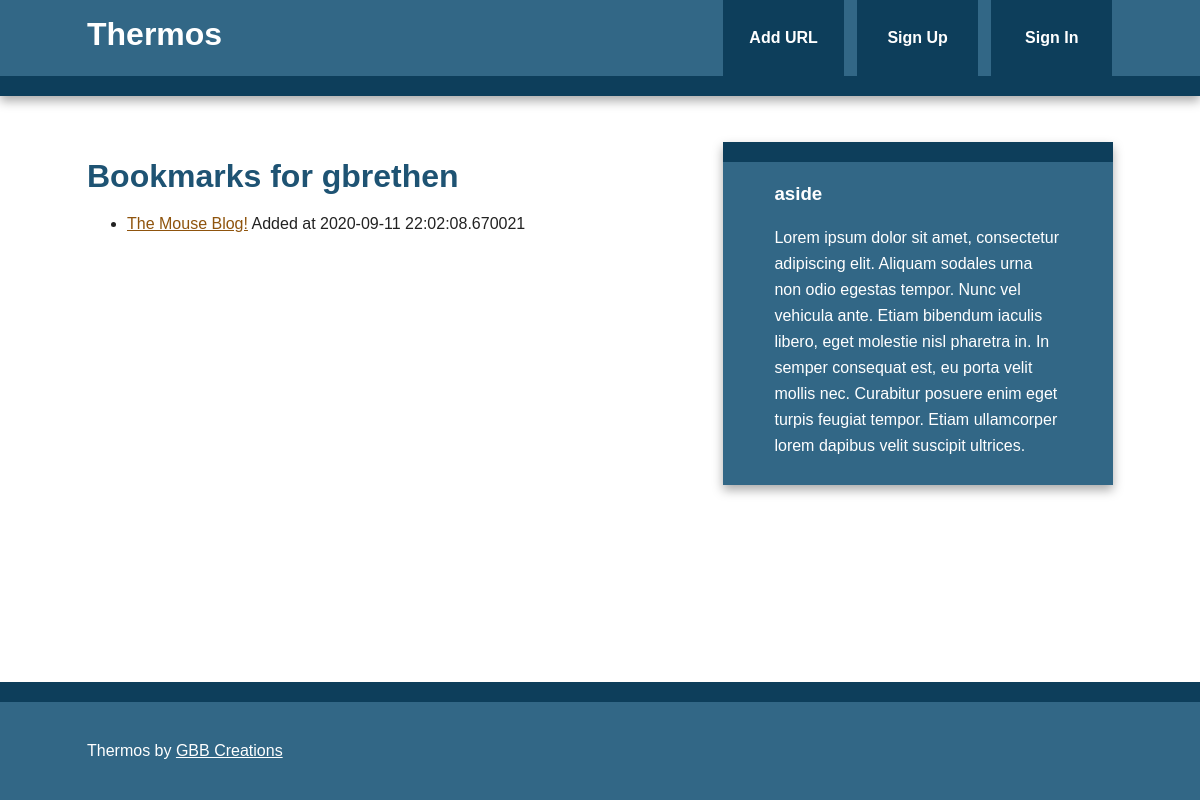
Screenshot of /user/gbrethen with the database file from the repository.
### thermos/models.py (models this page shows, shortened)
class User(db.Model, UserMixin):
    id = db.Column(db.Integer, primary_key=True)
    username = db.Column(db.String(80), unique=True)
    email = db.Column(db.String(120), unique=True)
    bookmarks = db.relationship('Bookmark', backref='user', lazy='dynamic')

class Bookmark(db.Model):
    id = db.Column(db.Integer, primary_key=True)
    url = db.Column(db.Text, nullable=False)
    date = db.Column(db.DateTime, default=datetime.now)
    description = db.Column(db.String(300))
    user_id = db.Column(db.Integer, db.ForeignKey('user.id'), nullable=False)

### thermos/views.py (the view)
@app.route('/user/<username>')
def user(username):
    user = User.query.filter_by(username=username).first_or_404()
    return render_template('user.html', user=user)

### thermos/templates/user.html
{% extends "base.html" %} {% block title %} Thermos -- Bookmarks for user {{ user.username }} {% endblock %} {% block content %}
<article>
    <header>
        <h1>Bookmarks for {{ user.username }}</h1>
        <ul>
            {% for bm in user.bookmarks %}
            <li>
                <a href="{{ bm.url }}">{{ bm.description }}</a>
                <span class="timestamp">Added at {{ bm.date }}</span>
            </li>
            {% else %}
            <li>This user has not added any bookmarks yet.</li>
            {% endfor %}
        </ul>
    </header>
</article>
{% endblock %}

### thermos/static/css/main.css (style rules this page uses)
html { color: #222; font-size: 1em; line-height: 1.4; min-height: 100%; height: 100%; }
body { font: 16px/26px Helvetica, Helvetica Neue, Arial; min-height: 100%; height: 100%; margin: 0; position: relative; display: flex; flex-direction: column; }
.main article h1 { font-size: 2em; }
a { color: #8F540D; }
h1, h2, h3, h4, h5, h6 { color: #1E5373; }
@media only screen and (min-width: 768px) { .main article { float: left; width: 57%; } }

### rows the page displays
User: username "gbrethen"
Bookmark: description "The Mouse Blog!", date "2020-09-11 22:02:08.670021"
